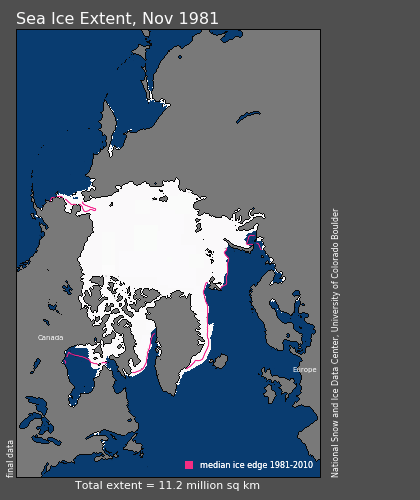
#> input picture arctic_ice_computer_science/N_198111_extn_v2.1_edited.png, 420 x 500 px
$ jupyter execute --allow-errors ImageProcessing-3.ipynb   (shell and % lines are left out)
#> lines starting #> are read from the running program, lines starting #| are printed output that depends on the picture; after the words box and inside, x2 and y2 are one past the last pixel; in counts of white or black regions, pixels touching at a corner belong together
# Computational Guided Inquiry for Polar Research

## Processing Sea Ice Images - 3 Image Repair

### Learning Objectives
1. Learn how to use median filtering to remove noise from an image.
2. Learn how to use the built-in function "medflt" from a signal processing module (scipy.signal).

### Pre-class activities
1. Read Section 2.2 on Image Repair in the Image Processing pdf.
3. Describe the conditions for pixels to be neighbors.
4. Describe what medfilt does.

[cell 1]
# Following are the modules we will need.

# For plotting
import matplotlib
import matplotlib.pyplot as plt

# For reading in files
from scipy import misc
import imageio


#from PIL import Image
import copy
import numpy as np

# Import medfilt from the scipy.signal module
from scipy.signal import medfilt

# Edge detection filters
from skimage.filters import roberts, sobel, scharr, prewitt
from skimage.feature import canny

## 2.2 Image Repair

Write a Python program to clean up unwanted specks in the provided image.

1. Read in and display the contaminated image: N_198111_extn_v2.1.png, which can be downloaded from the WISE site under project 5, image folder.
2. Convert the figure to black and white, crop it to include only the central image, and display again.
3. Perform a median filter for each of the pixel value.
4. Display the repaired image.
5. Try to use the mean instead of median to generate a new filtered image for comparison.
6. Use \mymatlab~built-in function medfilt2 for similar image repair result.
7. (Advanced) Write the median filter into a function: medianfilter, which takes a contaminated image as input and produces a repaired image as output.

### 2.2.1. Read in and display the image: N_198111_extn_v2.1.png

[cell 2]
# Print inline figures that can be saved
# From the National Snow and Ice Data Center (NSDIC)

A = imageio.imread('N_198111_extn_v2.1_edited.png')
#> A is the input picture: shape (500, 420, 4); mean R, G, B, A 88.9, 100.5, 113, 255
plt.imshow(A)

### 2.2.2 Convert the figure to black and white, crop it to include only the central image, and display again.

[cell 3]
# Convert to black and white
A_bw = 0.299*A[:, :, 0] + 0.587*A[:, :, 1] + 0.114*A[:, :, 2]
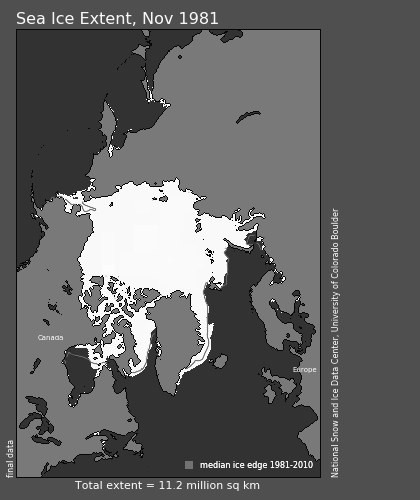
#> A_bw: shape (500, 420) float64; min 6.41, max 252, mean 98.4

# Crop to include only the central box
A_bw = A_bw[30:460, 50:310]
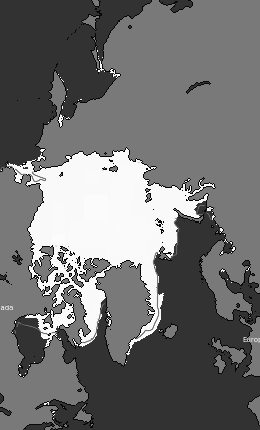
#> A_bw: shape (430, 260) float64; min 6.41, max 252, mean 112.8

plt.figure()
plt.imshow(A_bw, cmap='gray')

[cell 4]
# Add some noise to the image, save it and display it again

A_bw_dirty = copy.deepcopy(A_bw)

Num_specks = 500
for k in range(Num_specks):
    i = int(np.floor(np.random.rand(1) * (A_bw.shape[0]-1) ));
    j = int(np.floor(np.random.rand(1) * (A_bw.shape[1]-1) ));
    A_bw_dirty[i:i+2, j:j+2] = np.floor(10 * np.random.rand(2,2));
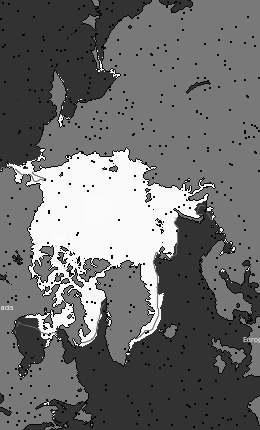
#> A_bw_dirty: shape (430, 260) float64; 1.75% of pixels changed, all inside (x1, y1, x2, y2) = (0, 1, 260, 429)


plt.figure()
plt.imshow(A_bw_dirty, cmap='gray')

### 2.2.3 Perform a median filter for each of the pixel values.

[cell 5]
A_clean = copy.deepcopy(A_bw_dirty)
m = A_bw_dirty.shape[0]; n = A_bw_dirty.shape[1]; #print(m); print(n)
#> after `m = A_bw_dirty.shape[0]`: m = 430
#> after `n = A_bw_dirty.shape[1]`: n = 260
for i in range(m):
    for j in range(n):

        # The 3-by-3 matrix of neighbors
        iMin = np.max([1, i - 1])
        iMax = np.min([m, i + 2])
        jMin = np.max([1, j - 1])
        jMax = np.min([n, j + 2])
        Neighbors = copy.deepcopy(A_bw_dirty[iMin : iMax, jMin : jMax]);

        # The median value
        # : convert matrix into 1-dimension array (column-major)
        A_clean[i, j] = np.median(Neighbors[:])
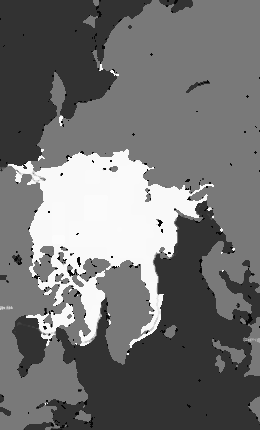
#> A_clean: shape (430, 260) float64; 7.01% of pixels changed, all inside (x1, y1, x2, y2) = (0, 0, 260, 430)

### 2.2.4. Display the repaired image.

[cell 6]
plt.figure()
plt.subplot(121)
plt.imshow(A_bw_dirty, cmap='gray')
plt.title('Noisy image')

plt.subplot(122)
plt.imshow(A_clean, cmap='gray')
plt.title('Median filter')

[cell 7]
# zoom in on smaller regions to see what the filter did

plt.figure()
plt.subplot(321)
plt.imshow(A_bw_dirty,cmap='gray')
plt.title('Noisy image')
plt.xlim([180,212]); plt.ylim([78,99])

# Lake region
plt.subplot(322)
plt.imshow(A_clean,cmap='gray')
plt.title('Median filter')
plt.xlim([180,212]); plt.ylim([78,99])

plt.subplot(323)
plt.imshow(A_bw_dirty,cmap='gray')
plt.xlim([179.5,185.5]); plt.ylim([83.5,89.5])

# A single pixel
plt.subplot(324)
plt.imshow(A_clean,cmap='gray')
plt.xlim([179.5,185.5]); plt.ylim([83.5,89.5])

# part of lake
plt.subplot(325)
plt.imshow(A_bw_dirty,cmap='gray')
plt.xlim([200,208]); plt.ylim([80,86])

plt.subplot(326)
plt.imshow(A_clean,cmap='gray')
plt.xlim([200,208]); plt.ylim([80,86])


# Hint: stretch out the figure by clicking and dragging the triangle
# in the lower right.

### 2.2.5. Try to use the mean instead of median to generate a new filtered image for comparison.

[cell 8]
A_mean = copy.deepcopy(A_bw_dirty)
m = A_bw_dirty.shape[0]; n = A_bw_dirty.shape[1]; print(m); print(n)
#| 430
#| 260
for i in range(m):
    for j in range(n):

        # The 3-by-3 matrix of neighbors
        iMin = np.max([1, i - 1])
        iMax = np.min([m, i + 2])
        jMin = np.max([1, j - 1])
        jMax = np.min([n, j + 2])
        Neighbors = copy.deepcopy(A_bw_dirty[iMin : iMax, jMin : jMax]);

        # The median value
        # : convert matrix into 1-dimension array (column-major)
        A_mean[i, j] = np.mean(Neighbors[:])
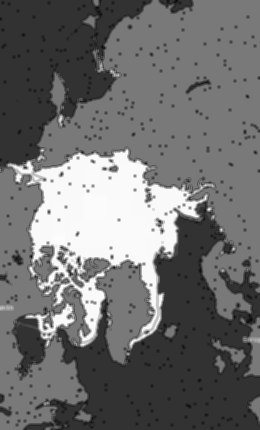
#> A_mean: shape (430, 260) float64; min 7, max 252, mean 111


plt.figure()
plt.subplot(131)
plt.imshow(A_bw_dirty,cmap='gray')
plt.title('Noisy image')

plt.subplot(132)
plt.imshow(A_clean,cmap='gray')
plt.title('Median filter')

plt.subplot(133)
plt.imshow(A_mean,cmap='gray')
plt.title('Mean filter')

# Hint: zoom in on the lake region in each panel to see how the mean differs

### 2.2.6. Use medfilt for similar image repair result.

[cell 9]
A_medfilt = medfilt(A_bw_dirty)

plt.figure()
plt.subplot(121)
plt.imshow(A_medfilt,cmap='gray')
plt.title('Median filter: Built in')

plt.subplot(122)
plt.imshow(A_clean,cmap='gray')
plt.title('Median filter: My code')
